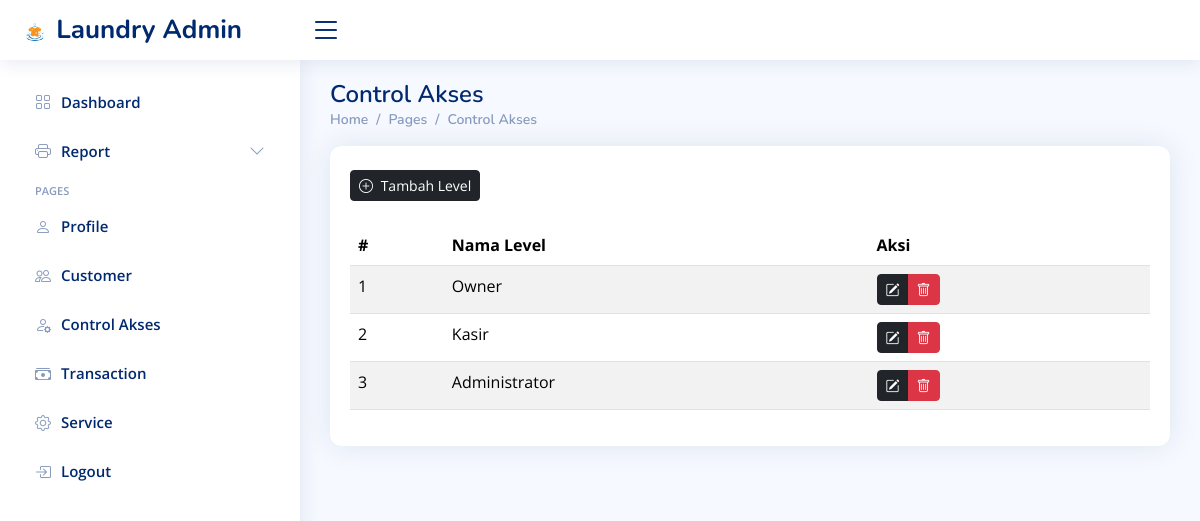
The page /dashboard.php?page=akses (signed in) on the database as committed earlier.
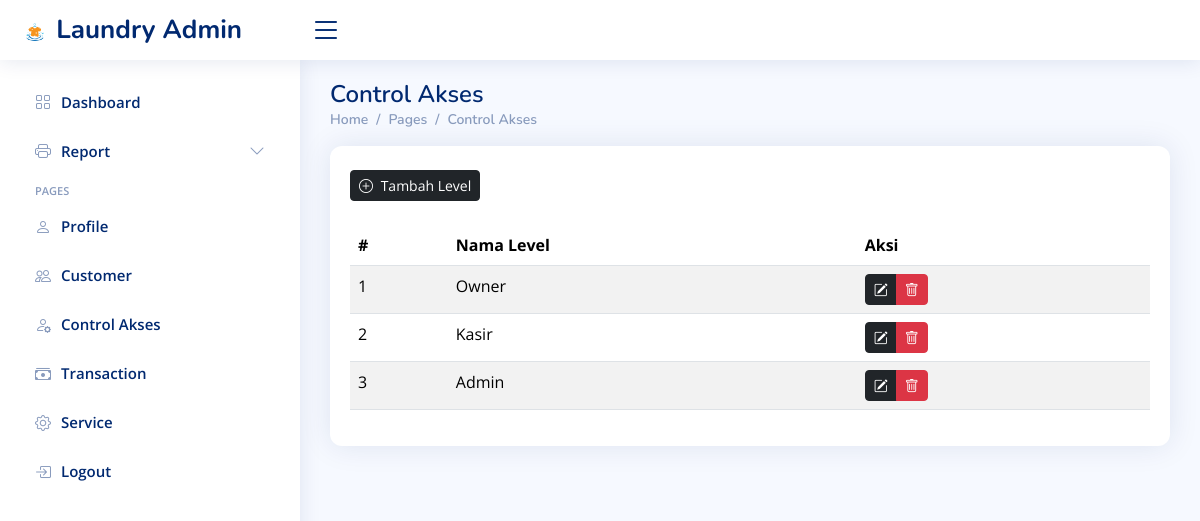
The same page on the database as committed later.
### tables this page shows
CREATE TABLE `level` (
  `id` int(11) NOT NULL,
  `level_name` varchar(50) NOT NULL,
  `created_at` timestamp NOT NULL DEFAULT current_timestamp() ON UPDATE current_timestamp(),
  `updated_at` timestamp NULL DEFAULT NULL,
  `deleted_at` datetime NOT NULL
);

### content/akses.php (the view, shortened to what this page needs)
<?php
include('koneksi.php');
$queryAkses = mysqli_query($koneksi, "SELECT * FROM level ORDER BY id DESC");
$rowAkses = mysqli_fetch_all($queryAkses, MYSQLI_ASSOC);
?>
<div class="pagetitle">
    <h1>Control Akses</h1>
    <nav>
        <ol class="breadcrumb">
            <li class="breadcrumb-item"><a href="?pages">Home</a></li>
            <li class="breadcrumb-item">Pages</li>
            <li class="breadcrumb-item">Control Akses</li>
        </ol>
    </nav>
</div>
<section class="section">
  <div class="row">
    <div class="col-lg-12">
      <div class="card">
        <div class="card-body pt-4">
          <div class="d-flex justify-content-between align-items-center mb-4">
            <a href="?page=add-level" class="btn btn-dark btn-sm">
              <i class="bi bi-plus-circle me-1"></i> Tambah Level
            </a>
          </div>
          <table class="table table-striped datatable">
            <thead>
              <tr>
                <th scope="col">#</th>
                <th scope="col">Nama Level</th>
                <th scope="col">Aksi</th>
              </tr>
            </thead>
            <tbody>
              <?php $no = 1;
              foreach ($rowAkses as $row): ?>
              <tr>
                <td><?= $no++ ?></td>
                <td><?= htmlspecialchars($row['level_name']) ?></td>
                <td>
                  <div class="btn-group btn-group-sm" role="group">
                    <a href="?page=add-level&edit=<?= $row['id'] ?>" class="btn btn-dark">
                      <i class="bi bi-pencil-square"></i>
                    </a>
                    <button type="button" class="btn btn-danger btn-delete" data-id="<?= $row['id'] ?>">
                      <i class="bi bi-trash"></i>
                    </button>
                  </div>
                </td>
              </tr>
              <?php endforeach; ?>
            </tbody>
          </table>
        </div>
      </div>
    </div>
  </div>
</section>

Rows that differ between the two databases and show on the page:
changed level: level_name "Administrator" → "Admin"
